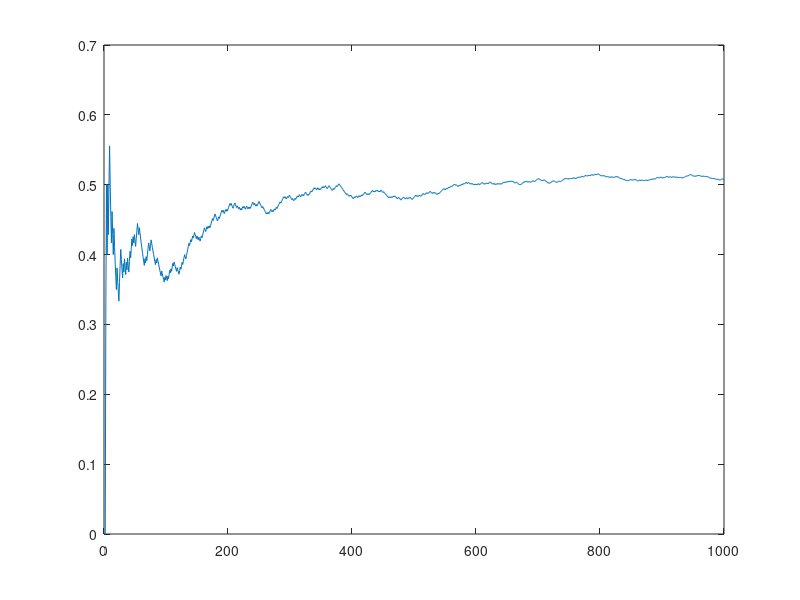

MATLAB code for this plot: (Note: this script raises an error after producing the figure.)
%% running_proportion.m
%  MATH 166 -- Statistics (Prof. Andreas Mang)
%  Recitation 1: your first simulation.
%
%  Flip a fair coin n = 1000 times and plot the running proportion of heads
%  against the number of flips. Base MATLAB only; no toolboxes needed.
%
%  Run:  running_proportion   (at the MATLAB prompt, from this folder)

rng(0);                           % reproducibility (remove for a fresh draw)

n = 1000;
x = rand(n,1) < 0.5;              % 1 = heads
p = cumsum(x) ./ (1:n)';          % running proportion

fprintf('proportion of heads after n = %d flips: %.4f\n', n, p(end));

figure;
plot(1:n, p); yline(0.5, '--');
xlabel('flips'); ylabel('proportion of heads');
title(sprintf('running proportion of heads, n = %d flips', n));

% -----------------------------------------------------------------------------
% This script is part of STAN (Statistics: Theory, Applications & Numerics),
% the code repository for MATH 166 at Tufts University:
% https://github.com/andreasmang/stan
